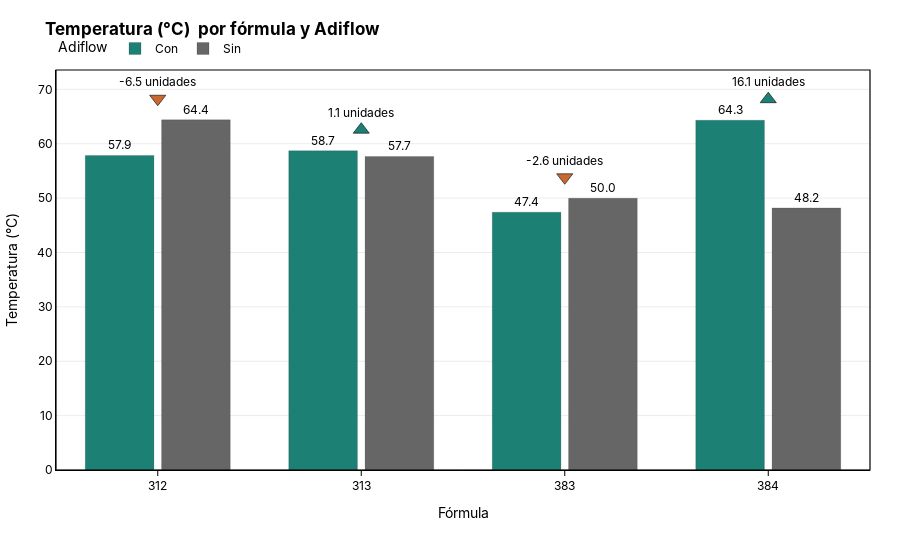

Notebook source saved alongside this figure:
### Code cell
fig, _, _ = grouped_bar_corporate_with_change(
    by_group,                                 # tu DataFrame
    formula_col="Fórmula",
    group_col="Adiflow",
    value_col="temp",
    title="Temperatura (°C)  por fórmula y Adiflow",
    order_formula=orden_formula,
    order_group=["Con", "Sin"],         # asegura el orden
    color_con="#1C8074",                # verde corporativo
    color_sin="#666666",                # gris corporativo
    # Guardado opcional:
    #write_html=f"{ROOT_IMAGEN}/barras_temp.html",
    x_axis_title="Fórmula ",
    y_axis_title="Temperatura (°C)",
)

fig.show()
s3.save_plotly_html(fig, "barras_temp.html")

### Figure 1 — Plotly figure (JSON) as saved in the notebook; plotly's stock layout.template omitted (floating-point values rounded to 4 significant figures)
{"data": [{"hovertemplate": "Adiflow: <b>Con</b><br>Fórmula: {x}<br>temp: {y:.1f}<extra></extra>", "marker": {"color": "#1C8074", "line": {"color": "rgba(0,0,0,0.25)", "width": 0.6}}, "name": "Con", "text": [57.86, 58.72, 47.4, 64.33], "textposition": "outside", "texttemplate": "%{text:.1f}", "type": "bar", "x": ["312", "313", "383", "384"], "y": [57.86, 58.72, 47.4, 64.33]}, {"hovertemplate": "Adiflow: <b>Sin</b><br>Fórmula: {x}<br>temp: {y:.1f}<extra></extra>", "marker": {"color": "#666666", "line": {"color": "rgba(0,0,0,0.25)", "width": 0.6}}, "name": "Sin", "text": [64.41, 57.66, 49.97, 48.2], "textposition": "outside", "texttemplate": "%{text:.1f}", "type": "bar", "x": ["312", "313", "383", "384"], "y": [64.41, 57.66, 49.97, 48.2]}, {"hovertemplate": "Fórmula: {x}<br>Δ (Con vs Sin): {text}<extra></extra>", "marker": {"color": ["#c76931", "#1C8074", "#c76931", "#1C8074"], "line": {"color": "#000000", "width": 0.6}, "size": 14, "symbol": ["triangle-down", "triangle-up", "triangle-down", "triangle-up"]}, "mode": "markers+text", "showlegend": false, "text": ["-6.5 unidades", "1.1 unidades", "-2.6 unidades", "16.1 unidades"], "textfont": {"color": "#000000"}, "textposition": "top center", "type": "scatter", "x": ["312", "313", "383", "384"], "y": [68.27, 62.58, 53.83, 68.19]}], "layout": {"bargap": 0.25, "bargroupgap": 0.1, "barmode": "group", "font": {"color": "#000000", "family": "Inter, 'Helvetica Neue', Arial, sans-serif", "size": 12}, "hoverlabel": {"bgcolor": "#FFFFFF", "bordercolor": "#666666", "font": {"color": "#000000"}}, "legend": {"orientation": "h", "title": {"text": "Adiflow"}, "x": 0, "y": 1.09}, "margin": {"b": 90, "l": 40, "r": 30, "t": 70}, "paper_bgcolor": "#FFFFFF", "plot_bgcolor": "#FFFFFF", "shapes": [{"fillcolor": "rgba(0,0,0,0)", "line": {"color": "#000000", "width": 1.2}, "type": "rect", "x0": 0, "x1": 1, "xref": "paper", "y0": 0, "y1": 1, "yref": "paper"}], "title": {"text": "<b>Temperatura (°C)  por fórmula y Adiflow</b>"}, "xaxis": {"automargin": true, "linecolor": "#000000", "linewidth": 1, "showline": true, "tickangle": 0, "tickcolor": "#000000", "ticks": "outside", "title": {"text": "Fórmula "}}, "yaxis": {"automargin": true, "gridcolor": "rgba(0,0,0,0.08)", "linecolor": "#000000", "linewidth": 1, "showline": true, "title": {"text": "Temperatura (°C)"}, "zeroline": true, "zerolinecolor": "rgba(0,0,0,0.2)"}}}
